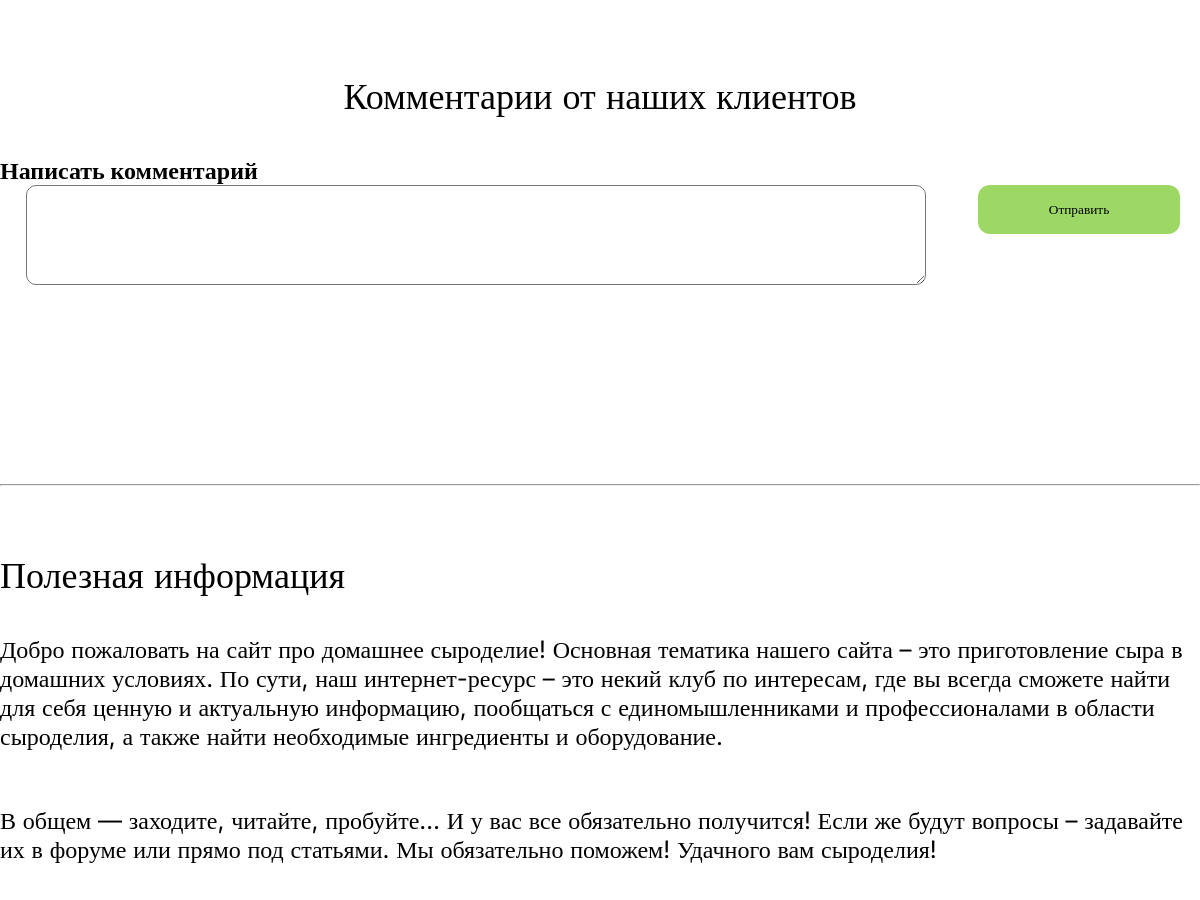
Before: / (middle part) with the older database file.
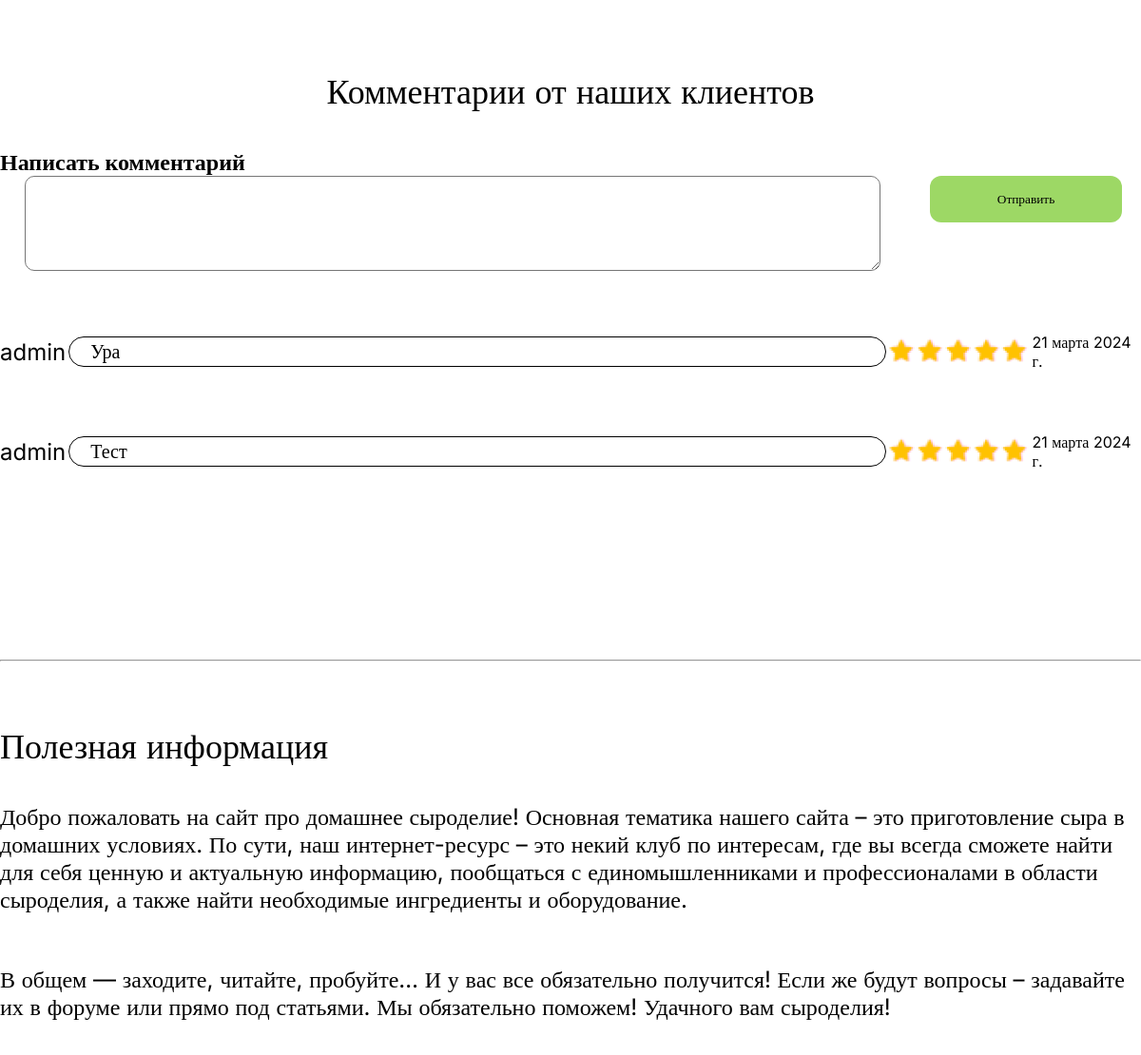
After: the same page with the newer database file.
### main/models.py (models this page shows)
class Comments(models.Model):
    name = models.ForeignKey(User, on_delete = models.CASCADE)
    text = models.TextField()
    date = models.DateField(default=timezone.now)
    class Meta:
        verbose_name = 'комментарий'
        verbose_name_plural = 'Комментарии'

### main/views.py (the view, shortened to what this page needs)
# urls.py: path('', index, name="home"),
def index(request):
    comment = Comments.objects.all()
    error = ''
    form = CommentsForm()
    context = {
        'form': form,
        'error': error,
        "comment":comment
    }
    return render(request, 'main/index.html', context)

### main/forms.py
class CommentsForm(forms.ModelForm):
    class Meta:
        model = Comments
        fields = ('text', )

### main/templates/main/index.html (shortened to what this page needs)
{% extends 'main/base.html' %}
{% load static %}
{% block content %}
<div class="main">
  <div class="sec__comments">
    <h1 class="sec__name">Комментарии от наших клиентов</h1>
    <h2 class="sec__name" style="text-align: left;">Написать комментарий</h2>
    <form method="post" class="sec__comments-form">
      {{form.text}}
      <button type="submit">Отправить</button>
    </form>
    {% if comment %}
      {% for elem in comment %}
        <div class="comment__item">
          <p class="buyer-name">{{ elem.name }}</p> <br>
          <div class="comnt">
            <p>{{elem.text}}</p>
          </div>
          <img class="rating" src="{% static 'img/rating.png' %}" alt="">
          <span> {{elem.date}}</span>
        </div>
      {% endfor %}
    {% endif %}
  </div>
  <hr class="line">
  <h1 class="sec__name sec__name-left">Полезная информация</h1>
  <p class="sec__block">Добро пожаловать на сайт про домашнее сыроделие! Основная тематика нашего сайта – это
    приготовление сыра в домашних условиях. По сути, наш интернет-ресурс – это некий клуб по интересам, где вы всегда
    сможете найти для себя ценную и актуальную информацию, пообщаться с единомышленниками и профессионалами в области
    сыроделия, а также найти необходимые ингредиенты и оборудование.</p>
  <p class="sec__block sec__block-dop">В общем — заходите, читайте, пробуйте… И у вас все обязательно получится! Если же
    будут вопросы – задавайте их в форуме или прямо под статьями. Мы обязательно поможем! Удачного вам сыроделия!</p>
</div>
{% endblock %}

### main/templates/main/base.html (shortened to what this page needs)
{% load static %}
<!DOCTYPE html>
<html lang="en">
<head>
    <link rel="stylesheet" href="{% static 'css/style.css' %}">
</head>
<body>
    {% block content %}{% endblock %}
</body>
</html>

### static/css/style.css (style rules this page uses)
* { box-sizing: border-box; margin: 0 auto; padding: 0; font-family: Inter; }
.main { max-width: 1440px; }
.main .sec__comments-form { margin: 0 auto; display: flex; justify-content: left; }
.main .sec__comments-form textarea { width: 75%; height: 100px; border-radius: 10px; padding: 10px; }
.main .sec__comments-form button { width: 202px; height: 49px; border-radius: 12px; background: #9dd865; border: none; cursor: pointer; float: right; margin-right: 20px; }
.main h1.sec__name { font-size: 36px; font-weight: 400; text-align: center; padding: 67px 0 38px; }
.main h1.sec__name-left { text-align: left; }
.main p.sec__block { font-size: 24px; font-weight: 400; margin-bottom: 55px; }
.main p.sec__block-dop { margin-bottom: 130px; }
.main hr.line { margin: 0; }
.main .sec__comments { margin: 114px 0 199px; }
.main .sec__comments .comment__item { display: flex; align-items: center; margin: 65px auto; }
.main .sec__comments .comment__item p.buyer-name { font-size: 24px; padding-right: 3px; }
.main .sec__comments .comment__item .comnt { width: 75%; border-radius: 30px; border: 1px solid #000; font-size: 20px; }
.main .sec__comments .comment__item .comnt p { padding: 3px 0 3px 22px; }
.main .sec__comments .comment__item .rating { max-height: 36px; }

Changed rows visible on the page:
added Comments: name "admin", text "Ура", date "21 марта 2024 г."
added Comments: name "admin", text "Тест", date "21 марта 2024 г."
